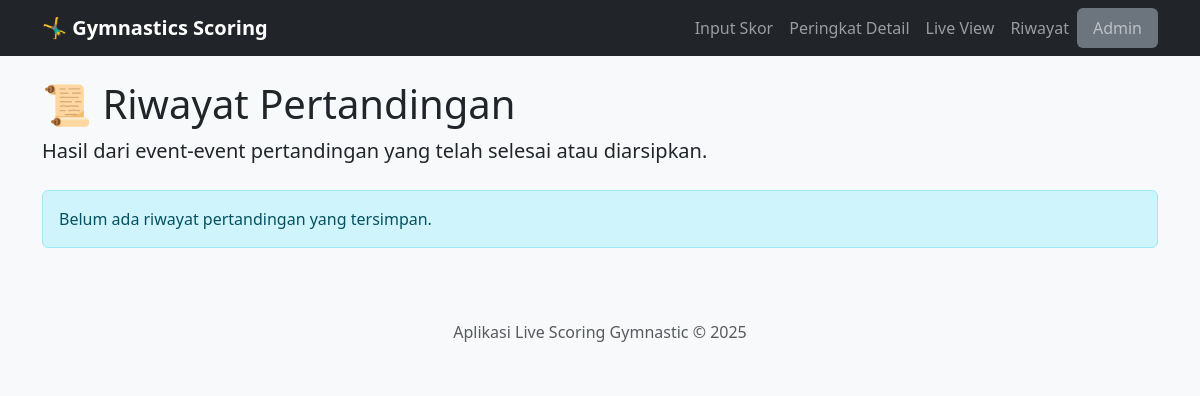
Before: /history with the older database file.
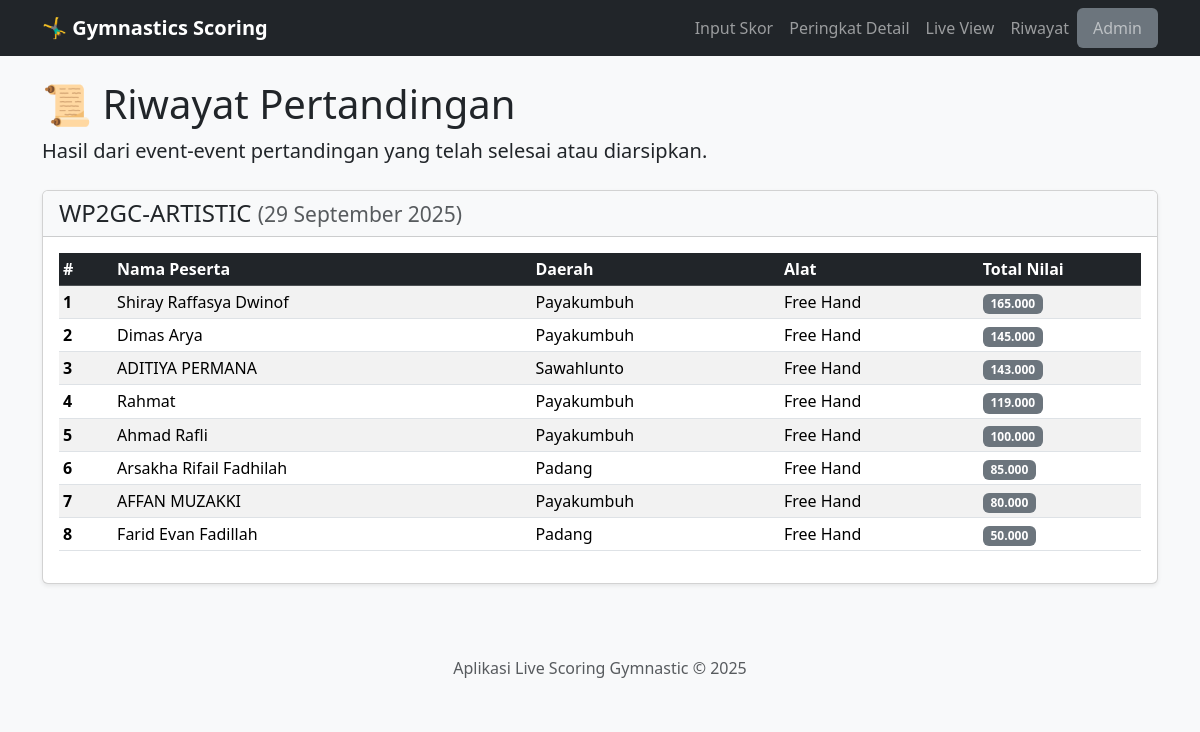
After: the same page with the newer database file.
### app.py (models this page shows)
class Event(db.Model):
    id = db.Column(db.Integer, primary_key=True)
    nama = db.Column(db.String(200), nullable=False)
    tanggal = db.Column(db.Date, nullable=False)
    is_active = db.Column(db.Boolean, default=False, nullable=False)

class Skor(db.Model):
    id = db.Column(db.Integer, primary_key=True)
    event_id = db.Column(db.Integer, db.ForeignKey('event.id'), nullable=False)
    peserta_id = db.Column(db.Integer, db.ForeignKey('peserta.id'), nullable=False)
    alat_id = db.Column(db.Integer, db.ForeignKey('alat.id'), nullable=False)
    nilai_d = db.Column(db.Float, nullable=False, default=0.0)
    nilai_e = db.Column(db.Float, nullable=False, default=0.0)
    nilai_a = db.Column(db.Float, nullable=False, default=0.0)
    penalti = db.Column(db.Float, nullable=False, default=0.0)
    total_nilai = db.Column(db.Float, nullable=False, default=0.0)
    sesi_pertandingan = db.Column(db.String(100), default="current")
    event = db.relationship('Event', backref=db.backref('skor', lazy=True, cascade="all, delete"))
    peserta = db.relationship('Peserta', backref=db.backref('skor', lazy=True, cascade="all, delete"))
    alat = db.relationship('Alat')

class Peserta(db.Model):
    id = db.Column(db.Integer, primary_key=True)
    nama = db.Column(db.String(150), nullable=False)
    event_id = db.Column(db.Integer, db.ForeignKey('event.id'), nullable=False)
    daerah_id = db.Column(db.Integer, db.ForeignKey('daerah.id'), nullable=False)
    kategori_id = db.Column(db.Integer, db.ForeignKey('kategori.id'), nullable=False)
    grup_id = db.Column(db.Integer, db.ForeignKey('grup.id'), nullable=False)
    event = db.relationship('Event', backref=db.backref('peserta', lazy=True, cascade="all, delete"))
    daerah = db.relationship('Daerah', backref=db.backref('peserta', lazy=True))
    kategori = db.relationship('Kategori', backref=db.backref('peserta', lazy=True))
    grup = db.relationship('Grup', backref=db.backref('peserta', lazy=True))
    __table_args__ = {'extend_existing': True}

class Daerah(db.Model):
    id = db.Column(db.Integer, primary_key=True)
    nama = db.Column(db.String(100), unique=True, nullable=False)

class Alat(db.Model):
    id = db.Column(db.Integer, primary_key=True)
    nama = db.Column(db.String(100), unique=True, nullable=False)

### app.py (the view)
@app.route('/history')
def riwayat():
    events = Event.query.order_by(Event.tanggal.desc()).all()
    riwayat_skor = {event: Skor.query.filter_by(event_id=event.id).order_by(Skor.total_nilai.desc()).all() for event in events if Skor.query.filter_by(event_id=event.id).first()}
    return render_template('riwayat.html', riwayat=riwayat_skor)

### templates/riwayat.html (shortened to what this page needs)
{% extends 'layout.html' %}
{% block content %}
<div class="mb-4">
    <h1>📜 Riwayat Pertandingan</h1>
    <p class="lead">Hasil dari event-event pertandingan yang telah selesai atau diarsipkan.</p>
</div>
{% for event, scores in riwayat.items() %}
    <div class="card shadow-sm mb-4">
        <div class="card-header bg-light">
            <h4 class="mb-0">{{ event.nama }} <small class="text-muted">({{ event.tanggal.strftime('%d %B %Y') }})</small></h4>
        </div>
        <div class="card-body">
            <div class="table-responsive">
                <table class="table table-sm table-striped table-hover">
                    <thead class="table-dark">
                        <tr>
                            <th style="width: 5%;">#</th>
                            <th>Nama Peserta</th>
                            <th>Daerah</th>
                            <th>Alat</th>
                            <th style="width: 15%;">Total Nilai</th>
                        </tr>
                    </thead>
                    <tbody>
                        {% for skor in scores %}
                        <tr>
                            <td><strong>{{ loop.index }}</strong></td>
                            <td>
                                <a href="{{ url_for('profil_peserta', peserta_id=skor.peserta.id) }}" class="participant-link">
                                    {{ skor.peserta.nama }}
                                </a>
                            </td>
                            <td>{{ skor.peserta.daerah.nama }}</td>
                            <td>{{ skor.alat.nama }}</td>
                            <td><span class="badge bg-secondary">{{ "%.3f"|format(skor.total_nilai) }}</span></td>
                        </tr>
                        {% endfor %}
                    </tbody>
                </table>
            </div>
        </div>
    </div>
{% else %}
    <div class="alert alert-info">Belum ada riwayat pertandingan yang tersimpan.</div>
{% endfor %}
{% endblock %}

Changed rows visible on the page:
now on this page (row unchanged): Event: nama "WP2GC-ARTISTIC", tanggal "29 September 2025"
added Skor: peserta.nama "Shiray Raffasya Dwinof", peserta.daerah.nama "Payakumbuh", alat.nama "Free Hand", total_nilai "165.000"
added Skor: peserta.nama "Dimas Arya", peserta.daerah.nama "Payakumbuh", alat.nama "Free Hand", total_nilai "145.000"
added Skor: peserta.nama "ADITIYA PERMANA", peserta.daerah.nama "Sawahlunto", alat.nama "Free Hand", total_nilai "143.000"
added Skor: peserta.nama "Rahmat", peserta.daerah.nama "Payakumbuh", alat.nama "Free Hand", total_nilai "119.000"
added Skor: peserta.nama "Ahmad Rafli", peserta.daerah.nama "Payakumbuh", alat.nama "Free Hand", total_nilai "100.000"
added Skor: peserta.nama "Arsakha Rifail Fadhilah", peserta.daerah.nama "Padang", alat.nama "Free Hand", total_nilai "85.000"
added Skor: peserta.nama "AFFAN MUZAKKI", peserta.daerah.nama "Payakumbuh", alat.nama "Free Hand", total_nilai "80.000"
added Skor: peserta.nama "Farid Evan Fadillah", peserta.daerah.nama "Padang", alat.nama "Free Hand", total_nilai "50.000"
Other visible differences:
text no longer shown: "Belum ada riwayat pertandingan yang tersimpan."
